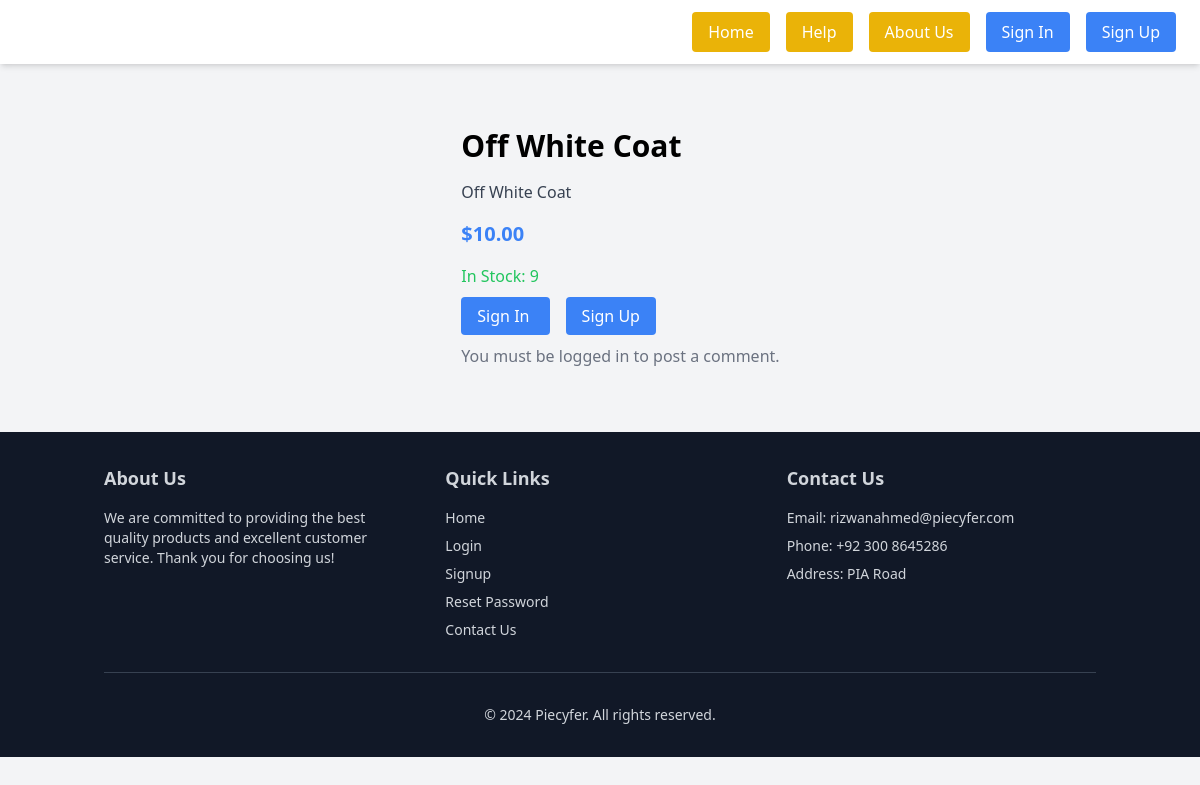
Page /api/products/478/detailpage on the committed database.
### display/models.py (models this page shows, shortened)
class Product(models.Model):
    name = models.CharField(max_length=255)
    description = models.TextField(blank=True, null=True)
    price = models.DecimalField(max_digits=10, decimal_places=2 , validators=[validate_positive])
    stock = models.PositiveIntegerField(default=0 , validators=[validate_positive])
    image = CloudinaryField('product_image', blank=True, null=True)
    category = models.ForeignKey(Category, on_delete=models.CASCADE, related_name='products', null=True)
    merchant = models.ForeignKey(
        settings.AUTH_USER_MODEL,
        on_delete=models.CASCADE,
        null=True,
        blank=True,
        related_name="merchant_products"
    )
    created_at = models.DateTimeField(auto_now_add=True , null=True)
    updated_at = models.DateTimeField(auto_now=True, null=True)
    def get_absolute_url(self):
        return reverse('display:detailedpage', args=[str(self.id)])

### display/views.py (the view)
# urls.py: path('api/products/<int:pk>/detailpage', detailedpage, name='detailedpage'), #
def detailedpage(request, pk):
    product = get_object_or_404(Product, pk=pk)
    comments = product.comments.all()
    current_site = get_current_site(request)
    protocol = 'https' if request.is_secure() else 'http'
    absolute_url = f'{protocol}://{current_site.domain}{product.get_absolute_url()}'
    if request.method == "POST":
        comment_text = request.POST.get("comment")
        rating = request.POST.get("rating", 0)
        if comment_text and rating:
            Comment.objects.create(user=request.user, product=product, comment_text=comment_text, rating=rating)
    print(f"absolute_url{absolute_url}")
    context = {
        'product': product,
        'comments': comments,
        'absolute_url': absolute_url,
    }
    return render(request, 'display/detailpage.html', context)

### display/context_processors.py (called while the page is built)
def categories(request):
    return {
        'categories': Category.objects.all()
    }

### display/templates/display/detailpage.html (shortened to what this page needs)
{% extends 'base.html' %}
{% load cloudinary %}
{% load static %}
{% block content %}
<div class="container mx-auto px-4 py-8 flex flex-col md:flex-row gap-8">
    <div class="w-full md:w-1/3">
            </div>
    <div class="w-full md:w-2/3">
        <h1 class="text-3xl font-bold mb-4">{{ product.name }}</h1>
        <p class="text-gray-700 mb-4">{{ product.description }}</p>
        <p class="text-blue-500 font-bold text-xl mb-4">${{ product.price }}</p>
        <p class="text-green-500 mb-4">In Stock: {{ product.stock }}</p>
        {% if user.is_authenticated %}
        {% if product.stock > 0 %}
        <div class="flex items-center mt-2 gap-2">
            <input
                type="number"
                class="border px-2 py-1 rounded w-16 quantity-input"
                data-product-id="{{ product.id }}"
                min="1"
                max="{{ product.stock }}"
                value="1"
            />
            <button
                class="add-to-cart bg-blue-500 text-white px-4 py-2 rounded hover:bg-blue-600"
                data-product-id="{{ product.id }}"
            >
                Add to Cart
            </button>
            <button
                class="watchlist-toggle"
                data-product-id="{{ product.id }}"
            >
                <svg
                    xmlns="http://www.w3.org/2000/svg"
                    class="h-8 w-8 transition-colors duration-300 {% if product.in_watchlist %}text-red-500{% else %}text-gray-500{% endif %}"
                    fill="none"
                    viewBox="0 0 24 24"
                    stroke="currentColor"
                    stroke-width="3"
                >
                    <path
                        stroke-linecap="round"
                        stroke-linejoin="round"
                        d="M4.318 6.318a4.5 4.5 0 000 6.364L12 20.364l7.682-7.682a4.5 4.5 0 00-6.364-6.364L12 7.636l-1.318-1.318a4.5 4.5 0 00-6.364 0z"
                    />
                </svg>
            </button>
            <div class="social-share-buttons mt-4 flex gap-2 justify-center">
              <a href="https://www.facebook.com/sharer/sharer.php?u={{ absolute_url|urlencode }}"
                 target="_blank"
                 class="share-button"
                 aria-label="Share on Facebook">
                  <svg aria-hidden="true" focusable="false" role="presentation" class="icon icon-facebook w-6 h-6" viewBox="0 0 18 18">
                      <path fill="currentColor" d="M16.42.61c.27 0 .5.1.69.28.19.2.28.42.28.7v15.44c0 .27-.1.5-.28.69a.94.94 0 01-.7.28h-4.39v-6.7h2.25l.31-2.65h-2.56v-1.7c0-.4.1-.72.28-.93.18-.2.5-.32 1-.32h1.37V3.35c-.6-.06-1.27-.1-2.01-.1-1.01 0-1.83.3-2.45.9-.62.6-.93 1.44-.93 2.53v1.97H7.04v2.65h2.24V18H.98c-.28 0-.5-.1-.7-.28a.94.94 0 01-.28-.7V1.59c0-.27.1-.5.28-.69a.94.94 0 01.7-.28h15.44z"></path>
                  </svg>
              </a>
              <a href="https://twitter.com/intent/tweet?url={{ absolute_url|urlencode }}&text={{ product.name|urlencode }}"
                 target="_blank"
                 class="share-button"
                 aria-label="Share on Twitter">
                  <svg aria-hidden="true" focusable="false" class="icon icon-twitter w-6 h-6" viewBox="0 0 24 24">
                      <path fill="currentColor" d="M18.244 2.25h3.308l-7.227 8.26 8.502 11.24H16.17l-5.214-6.817L4.99 21.75H1.68l7.73-8.835L1.254 2.25H8.08l4.713 6.231zm-1.161 17.52h1.833L7.084 4.126H5.117z"></path>
                  </svg>
              </a>
              <a href="https://api.whatsapp.com/send?text={{ product.name|urlencode }}%20-%20{{ absolute_url|urlencode }}"
                 target="_blank"
                 class="share-button"
                 aria-label="Share on WhatsApp">
                  <svg aria-hidden="true" focusable="false" class="icon icon-whatsapp w-6 h-6" viewBox="0 0 24 24">
                      <path fill="currentColor" d="M17.472 14.382c-.297-.149-1.758-.867-2.03-.967-.273-.099-.471-.148-.67.15-.197.297-.767.966-.94 1.164-.173.199-.347.223-.644.075-.297-.15-1.255-.463-2.39-1.475-.883-.788-1.48-1.761-1.653-2.059-.173-.297-.018-.458.13-.606.134-.133.298-.347.446-.52.149-.174.198-.298.298-.497.099-.198.05-.371-.025-.52-.075-.149-.669-1.612-.916-2.207-.242-.579-.487-.5-.669-.51-.173-.008-.371-.01-.57-.01-.198 0-.52.074-.792.372-.272.297-1.04 1.016-1.04 2.479 0 1.462 1.065 2.875 1.213 3.074.149.198 2.096 3.2 5.077 4.487.709.306 1.262.489 1.694.625.712.227 1.36.195 1.871.118.571-.085 1.758-.719 2.006-1.413.248-.694.248-1.289.173-1.413-.074-.124-.272-.198-.57-.347m-5.421 7.403h-.004a9.87 9.87 0 01-5.031-1.378l-.361-.214-3.741.982.998-3.648-.235-.374a9.86 9.86 0 01-1.51-5.26c.001-5.45 4.436-9.884 9.888-9.884 2.64 0 5.122 1.03 6.988 2.898a9.825 9.825 0 012.893 6.994c-.003 5.45-4.437 9.884-9.885 9.884m8.413-18.297A11.815 11.815 0 0012.05 0C5.495 0 .16 5.335.157 11.892c0 2.096.547 4.142 1.588 5.945L.057 24l6.305-1.654a11.882 11.882 0 005.683 1.448h.005c6.554 0 11.89-5.335 11.893-11.893a11.821 11.821 0 00-3.48-8.413Z"></path>
                  </svg>
              </a>
              <a href="mailto:?subject={{ product.name|urlencode }}&body={{ absolute_url|urlencode }}"
                 class="share-button"
                 aria-label="Share via Email">
                  <svg aria-hidden="true" focusable="false" class="icon icon-email w-6 h-6" viewBox="0 0 24 24">
                      <path fill="currentColor" d="M20 4H4c-1.1 0-1.99.9-1.99 2L2 18c0 1.1.9 2 2 2h16c1.1 0 2-.9 2-2V6c0-1.1-.9-2-2-2zm0 4l-8 5-8-5V6l8 5 8-5v2z"></path>
                  </svg>
              </a>
              <button onclick="copyToClipboard('{{ absolute_url }}')"
                      class="share-button copy-link"
                      aria-label="Copy Link">
                  <svg aria-hidden="true" focusable="false" class="icon icon-copy w-6 h-6" viewBox="0 0 24 24">
                      <path fill="currentColor" d="M16 1H4c-1.1 0-2 .9-2 2v14h2V3h12V1zm3 4H8c-1.1 0-2 .9-2 2v14c0 1.1.9 2 2 2h11c1.1 0 2-.9 2-2V7c0-1.1-.9-2-2-2zm0 16H8V7h11v14z"></path>
                  </svg>
              </button>
          </div>
            <style>
                .social-share-buttons a,
                .social-share-buttons button {
                    display: inline-flex;
                    align-items: center;
                    justify-content: center;
                    padding: 8px;
                    border-radius: 50%;
                    background-color: #f3f4f6;
                    transition: all 0.2s ease;
                    margin-bottom: 15px;
                }
                .social-share-buttons a:hover,
                .social-share-buttons button:hover {
                    background-color: #e5e7eb;
                    transform: translateY(-2px);
                }
                .icon {
                    width: 20px;
                    height: 20px;
                }
            </style>
          <script>
          function copyToClipboard(text) {
              navigator.clipboard.writeText(text).then(() => {
                  const copyButton = document.querySelector('.copy-link');
                  const originalIcon = copyButton.innerHTML;
                  copyButton.innerHTML = `
                      <svg class="icon icon-check w-6 h-6" viewBox="0 0 24 24">
                          <path fill="currentColor" d="M9 16.17L4.83 12l-1.42 1.41L9 19 21 7l-1.41-1.41L9 16.17z"></path>
                      </svg>
                  `;
                  setTimeout(() => {
                      copyButton.innerHTML = originalIcon;
                  }, 2000);
              }).catch(err => {
                  console.error('Failed to copy text: ', err);
                  alert('Failed to copy link. Please try again.');
              });
          }
          document.querySelectorAll('.share-button').forEach(button => {
              button.addEventListener('click', (e) => {
                  if (!button.classList.contains('copy-link')) {
                      e.preventDefault();
                      const href = button.getAttribute('href');
                      window.open(href, '_blank', 'width=600,height=400');
                  }
              });
          });
          </script>
        </div>
        {% else %}
        <button
          class="bg-gray-400 text-white px-4 py-2 rounded cursor-not-allowed"
          disabled
        >
          Out of Stock
        </button>
      {% endif %}
        <div class="mt-8">
            <h2 class="text-2xl font-bold mb-4">Comments</h2>
            <button
                id="toggle-comments"
                class="bg-gray-200 text-gray-700 px-4 py-2 rounded hover:bg-gray-300 focus:outline-none"
            >
                Show Comments
            </button>
            <div id="comments-container" class="space-y-4 mt-4 hidden">
            </div>
            <form id="add-comment-form" class="mt-4">
                <textarea
                    name="comment"
                    rows="3"
                    class="border rounded w-full px-3 py-2 mb-2"
                    placeholder="Write your comment here..."
                ></textarea>
                <label for="rating" class="block font-medium mb-2">Rating (0-5)</label>
                <input
                    type="number"
                    name="rating"
                    id="rating"
                    min="0"
                    max="5"
                    class="border px-2 py-1 rounded w-24"
                    required
                />
                <button
                    type="submit"
                    class="mt-2 bg-blue-500 text-white px-4 py-2 rounded hover:bg-blue-600"
                >
                    Submit
                </button>
            </form>
            {% else %}
            <div class="mt-4">
                <a
                  href="{% url 'userauth:login' %}"
                  class="bg-blue-500 text-white px-4 py-2 mr-4 rounded hover:bg-blue-600"
                >
                  Sign In
                </a>
                <a
                href="{% url 'userauth:signup' %}"
                class="bg-blue-500 text-white px-4 py-2 rounded hover:bg-blue-600"
              >
                Sign Up
              </a>
              </div>
            <p class="text-gray-500 mt-4">You must be logged in to post a comment.</p>
            {% endif %}
        </div>
    </div>
</div>
{% endblock %}

### rows in the picture
Product: name "Off White Coat", description "Off White Coat", price "10.00", stock "9"
